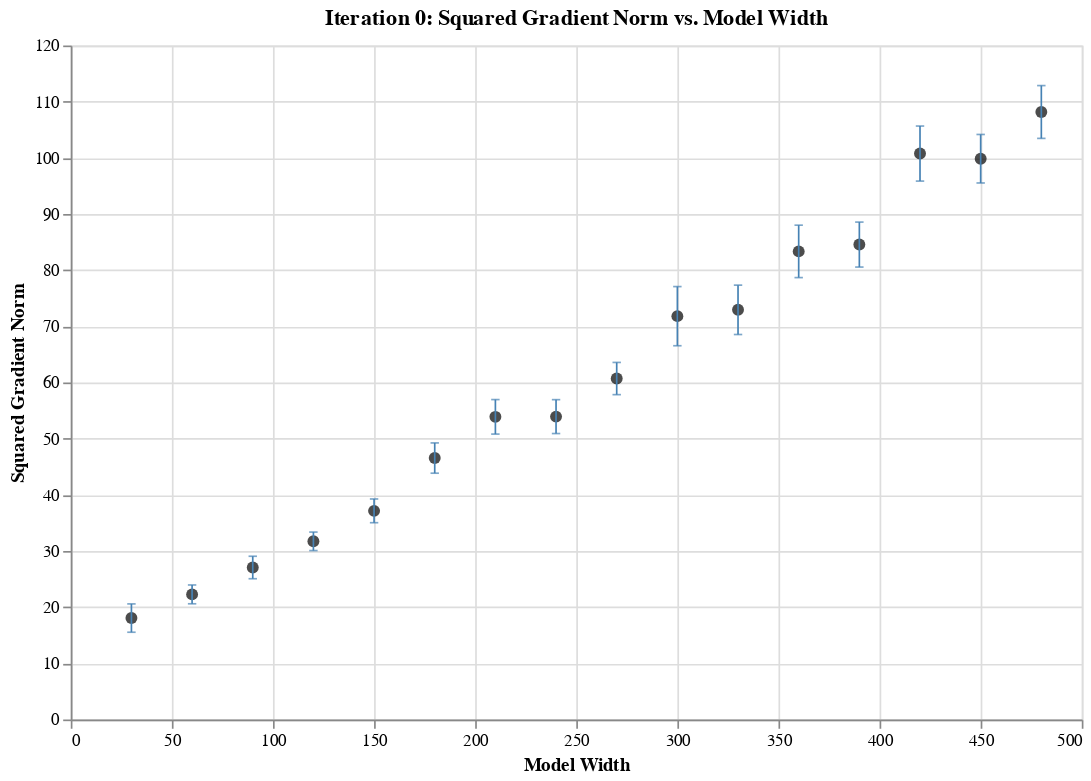
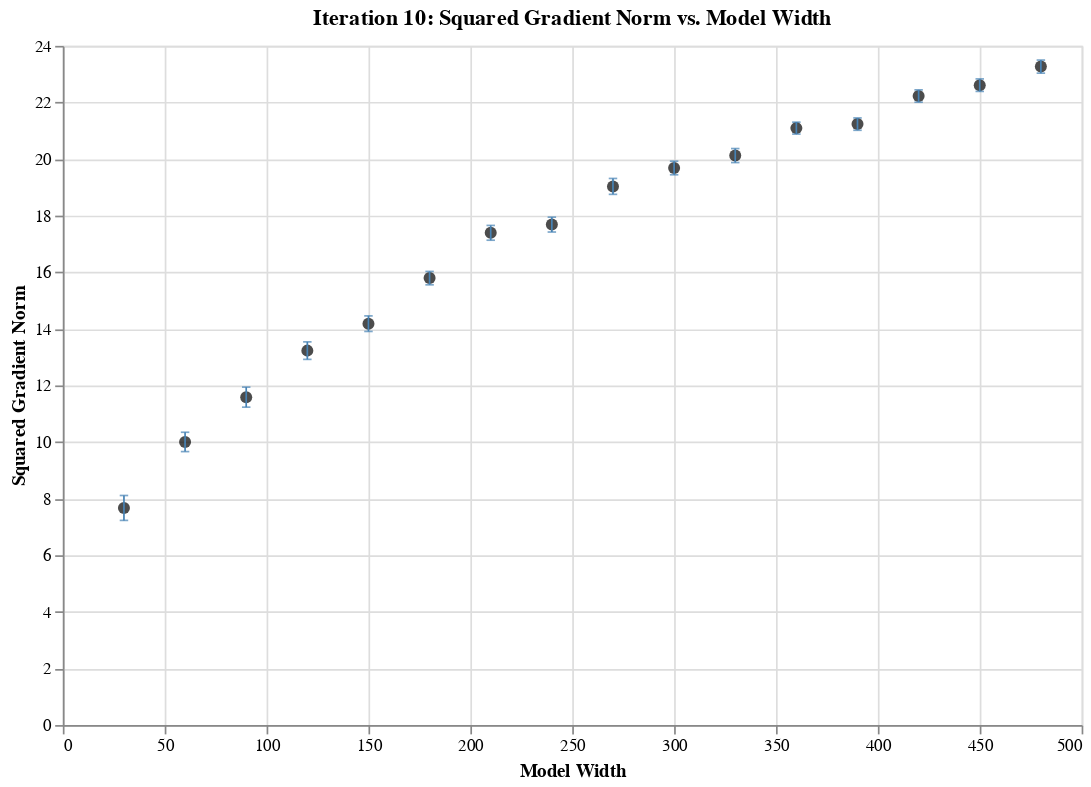
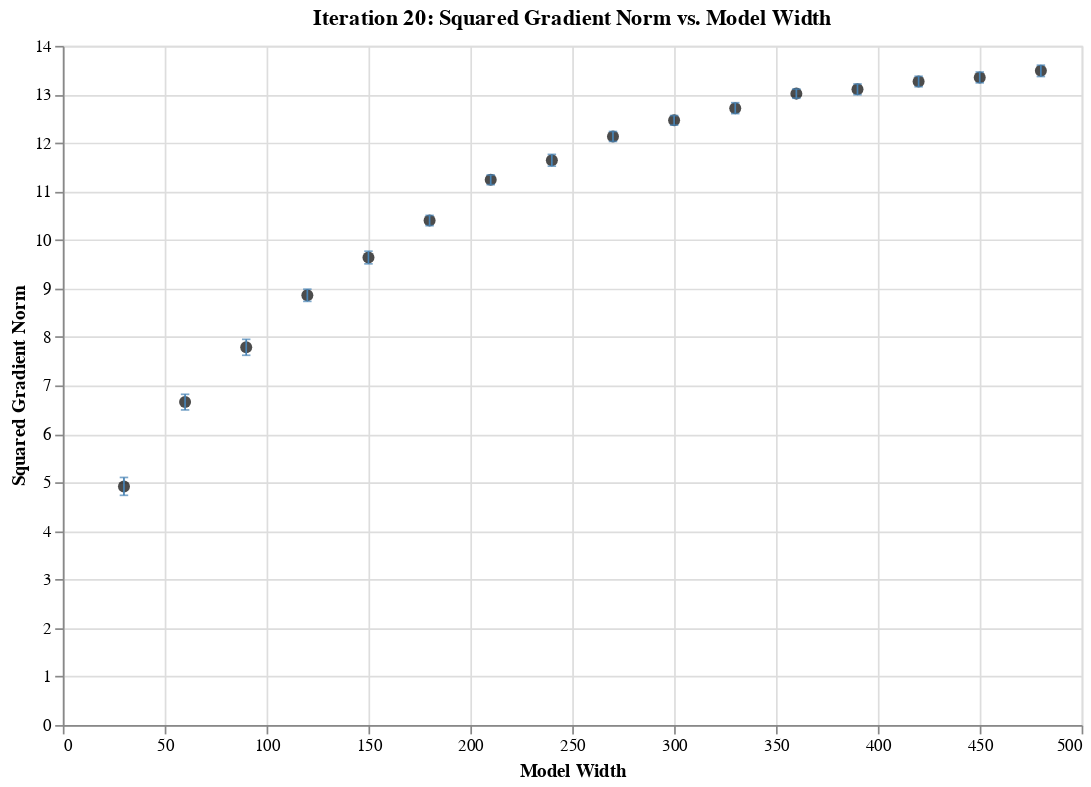
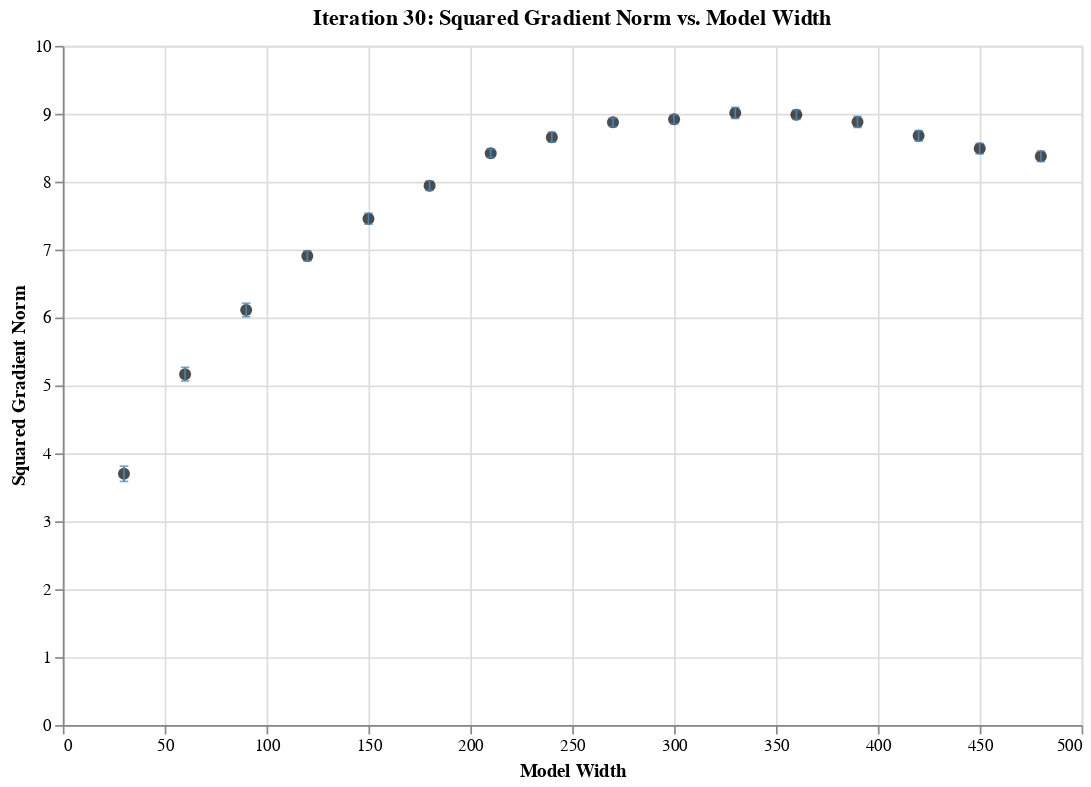

Source (notebook cell) for these figures, in order:
### Code cell
plot(iterations_to_plot=range(0, 100, 10),
     metric_to_plot='grad_norm_squared',
     metric_label='Squared Gradient Norm')

### Figure 1 — Vega-Lite specification as saved in the notebook (floating-point values rounded to 4 significant figures)
{"config": {"view": {"continuousWidth": 300, "continuousHeight": 300}}, "layer": [{"mark": {"type": "point", "color": "black", "filled": true, "size": 50}, "encoding": {"x": {"field": "width", "title": "Model Width", "type": "quantitative"}, "y": {"field": "grad_norm_squared", "type": "quantitative"}}, "title": "Iteration 0: Squared Gradient Norm vs. Model Width"}, {"mark": {"type": "errorbar", "ticks": true}, "encoding": {"color": {"value": "#4682b4"}, "x": {"field": "width", "type": "quantitative"}, "y": {"field": "min", "title": "Squared Gradient Norm", "type": "quantitative"}, "y2": {"field": "max"}}, "title": "Iteration 0: Squared Gradient Norm vs. Model Width"}], "data": {"name": "data-f829302d3b9f7ceacc4bfa11756e8f83"}, "height": 400, "width": 600, "$schema": "https://vega.github.io/schema/vega-lite/v5.15.1.json", "datasets": {"data-f829302d3b9f7ceacc4bfa11756e8f83": [{"width": 30, "grad_norm_squared": 18.06, "min": 15.54, "max": 20.58}, {"width": 60, "grad_norm_squared": 22.27, "min": 20.6, "max": 23.95}, {"width": 90, "grad_norm_squared": 27.06, "min": 25.06, "max": 29.06}, {"width": 120, "grad_norm_squared": 31.72, "min": 30.07, "max": 33.37}, {"width": 150, "grad_norm_squared": 37.15, "min": 35.04, "max": 39.26}, {"width": 180, "grad_norm_squared": 46.55, "min": 43.85, "max": 49.24}, {"width": 210, "grad_norm_squared": 53.89, "min": 50.81, "max": 56.96}, {"width": 240, "grad_norm_squared": 53.93, "min": 50.91, "max": 56.94}, {"width": 270, "grad_norm_squared": 60.7, "min": 57.84, "max": 63.57}, {"width": 300, "grad_norm_squared": 71.81, "min": 66.54, "max": 77.08}, {"width": 330, "grad_norm_squared": 72.94, "min": 68.54, "max": 77.33}, {"width": 360, "grad_norm_squared": 83.34, "min": 78.68, "max": 88.01}, {"width": 390, "grad_norm_squared": 84.55, "min": 80.55, "max": 88.56}, {"width": 420, "grad_norm_squared": 100.8, "min": 95.86, "max": 105.7}, {"width": 450, "grad_norm_squared": 99.84, "min": 95.52, "max": 104.2}, {"width": 480, "grad_norm_squared": 108.2, "min": 103.5, "max": 112.9}]}}

### Figure 2 — Vega-Lite specification as saved in the notebook (floating-point values rounded to 4 significant figures)
{"config": {"view": {"continuousWidth": 300, "continuousHeight": 300}}, "layer": [{"mark": {"type": "point", "color": "black", "filled": true, "size": 50}, "encoding": {"x": {"field": "width", "title": "Model Width", "type": "quantitative"}, "y": {"field": "grad_norm_squared", "type": "quantitative"}}, "title": "Iteration 10: Squared Gradient Norm vs. Model Width"}, {"mark": {"type": "errorbar", "ticks": true}, "encoding": {"color": {"value": "#4682b4"}, "x": {"field": "width", "type": "quantitative"}, "y": {"field": "min", "title": "Squared Gradient Norm", "type": "quantitative"}, "y2": {"field": "max"}}, "title": "Iteration 10: Squared Gradient Norm vs. Model Width"}], "data": {"name": "data-5a77bc63a1b08fcd7d6b891bbdb531c2"}, "height": 400, "width": 600, "$schema": "https://vega.github.io/schema/vega-lite/v5.15.1.json", "datasets": {"data-5a77bc63a1b08fcd7d6b891bbdb531c2": [{"width": 30, "grad_norm_squared": 7.672, "min": 7.232, "max": 8.112}, {"width": 60, "grad_norm_squared": 10.0, "min": 9.663, "max": 10.35}, {"width": 90, "grad_norm_squared": 11.59, "min": 11.23, "max": 11.94}, {"width": 120, "grad_norm_squared": 13.23, "min": 12.92, "max": 13.54}, {"width": 150, "grad_norm_squared": 14.18, "min": 13.91, "max": 14.46}, {"width": 180, "grad_norm_squared": 15.79, "min": 15.56, "max": 16.03}, {"width": 210, "grad_norm_squared": 17.39, "min": 17.13, "max": 17.65}, {"width": 240, "grad_norm_squared": 17.68, "min": 17.42, "max": 17.95}, {"width": 270, "grad_norm_squared": 19.03, "min": 18.75, "max": 19.31}, {"width": 300, "grad_norm_squared": 19.68, "min": 19.44, "max": 19.92}, {"width": 330, "grad_norm_squared": 20.12, "min": 19.88, "max": 20.37}, {"width": 360, "grad_norm_squared": 21.09, "min": 20.88, "max": 21.3}, {"width": 390, "grad_norm_squared": 21.23, "min": 21.02, "max": 21.45}, {"width": 420, "grad_norm_squared": 22.23, "min": 22.01, "max": 22.44}, {"width": 450, "grad_norm_squared": 22.61, "min": 22.39, "max": 22.83}, {"width": 480, "grad_norm_squared": 23.27, "min": 23.03, "max": 23.5}]}}

### Figure 3 — Vega-Lite specification as saved in the notebook (floating-point values rounded to 4 significant figures)
{"config": {"view": {"continuousWidth": 300, "continuousHeight": 300}}, "layer": [{"mark": {"type": "point", "color": "black", "filled": true, "size": 50}, "encoding": {"x": {"field": "width", "title": "Model Width", "type": "quantitative"}, "y": {"field": "grad_norm_squared", "type": "quantitative"}}, "title": "Iteration 20: Squared Gradient Norm vs. Model Width"}, {"mark": {"type": "errorbar", "ticks": true}, "encoding": {"color": {"value": "#4682b4"}, "x": {"field": "width", "type": "quantitative"}, "y": {"field": "min", "title": "Squared Gradient Norm", "type": "quantitative"}, "y2": {"field": "max"}}, "title": "Iteration 20: Squared Gradient Norm vs. Model Width"}], "data": {"name": "data-ecff066aa9275472e5cfe16c5d4bb871"}, "height": 400, "width": 600, "$schema": "https://vega.github.io/schema/vega-lite/v5.15.1.json", "datasets": {"data-ecff066aa9275472e5cfe16c5d4bb871": [{"width": 30, "grad_norm_squared": 4.919, "min": 4.735, "max": 5.104}, {"width": 60, "grad_norm_squared": 6.656, "min": 6.495, "max": 6.818}, {"width": 90, "grad_norm_squared": 7.786, "min": 7.622, "max": 7.951}, {"width": 120, "grad_norm_squared": 8.859, "min": 8.733, "max": 8.984}, {"width": 150, "grad_norm_squared": 9.637, "min": 9.506, "max": 9.767}, {"width": 180, "grad_norm_squared": 10.4, "min": 10.29, "max": 10.5}, {"width": 210, "grad_norm_squared": 11.24, "min": 11.14, "max": 11.34}, {"width": 240, "grad_norm_squared": 11.64, "min": 11.52, "max": 11.76}, {"width": 270, "grad_norm_squared": 12.13, "min": 12.03, "max": 12.23}, {"width": 300, "grad_norm_squared": 12.46, "min": 12.37, "max": 12.56}, {"width": 330, "grad_norm_squared": 12.72, "min": 12.6, "max": 12.83}, {"width": 360, "grad_norm_squared": 13.02, "min": 12.92, "max": 13.11}, {"width": 390, "grad_norm_squared": 13.1, "min": 12.99, "max": 13.21}, {"width": 420, "grad_norm_squared": 13.27, "min": 13.16, "max": 13.37}, {"width": 450, "grad_norm_squared": 13.35, "min": 13.24, "max": 13.46}, {"width": 480, "grad_norm_squared": 13.48, "min": 13.37, "max": 13.6}]}}

### Figure 4 — Vega-Lite specification as saved in the notebook (floating-point values rounded to 4 significant figures)
{"config": {"view": {"continuousWidth": 300, "continuousHeight": 300}}, "layer": [{"mark": {"type": "point", "color": "black", "filled": true, "size": 50}, "encoding": {"x": {"field": "width", "title": "Model Width", "type": "quantitative"}, "y": {"field": "grad_norm_squared", "type": "quantitative"}}, "title": "Iteration 30: Squared Gradient Norm vs. Model Width"}, {"mark": {"type": "errorbar", "ticks": true}, "encoding": {"color": {"value": "#4682b4"}, "x": {"field": "width", "type": "quantitative"}, "y": {"field": "min", "title": "Squared Gradient Norm", "type": "quantitative"}, "y2": {"field": "max"}}, "title": "Iteration 30: Squared Gradient Norm vs. Model Width"}], "data": {"name": "data-9c65e896c423c73b22ca8915b8845b98"}, "height": 400, "width": 600, "$schema": "https://vega.github.io/schema/vega-lite/v5.15.1.json", "datasets": {"data-9c65e896c423c73b22ca8915b8845b98": [{"width": 30, "grad_norm_squared": 3.699, "min": 3.587, "max": 3.811}, {"width": 60, "grad_norm_squared": 5.166, "min": 5.066, "max": 5.267}, {"width": 90, "grad_norm_squared": 6.111, "min": 6.011, "max": 6.21}, {"width": 120, "grad_norm_squared": 6.907, "min": 6.834, "max": 6.981}, {"width": 150, "grad_norm_squared": 7.455, "min": 7.375, "max": 7.536}, {"width": 180, "grad_norm_squared": 7.941, "min": 7.872, "max": 8.009}, {"width": 210, "grad_norm_squared": 8.418, "min": 8.355, "max": 8.481}, {"width": 240, "grad_norm_squared": 8.655, "min": 8.581, "max": 8.728}, {"width": 270, "grad_norm_squared": 8.874, "min": 8.81, "max": 8.937}, {"width": 300, "grad_norm_squared": 8.918, "min": 8.852, "max": 8.984}, {"width": 330, "grad_norm_squared": 9.012, "min": 8.93, "max": 9.093}, {"width": 360, "grad_norm_squared": 8.986, "min": 8.917, "max": 9.055}, {"width": 390, "grad_norm_squared": 8.88, "min": 8.799, "max": 8.96}, {"width": 420, "grad_norm_squared": 8.675, "min": 8.598, "max": 8.752}, {"width": 450, "grad_norm_squared": 8.487, "min": 8.41, "max": 8.565}, {"width": 480, "grad_norm_squared": 8.373, "min": 8.297, "max": 8.449}]}}
